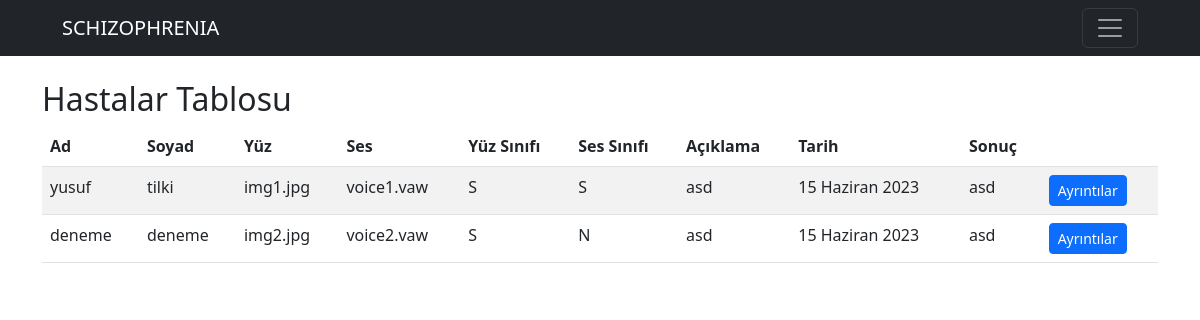
Page /list on the committed database.
### schizophrenia/models.py (models this page shows, shortened)
class Resoults(models.Model):
    name = models.CharField(max_length=50, verbose_name='Ad')
    surname = models.CharField(max_length=50, verbose_name='Soyad')
    faceDir = models.CharField(max_length=50, verbose_name='Yüz resmi dosya konumu')
    voiceDir = models.CharField(max_length=50, verbose_name='ses dosya konumu')
    faceClass = models.CharField(max_length=10, verbose_name='Yüzüne göre sınıfı')
    voiceClass = models.CharField(max_length=10, verbose_name='Sesine göre sınıfı')
    description = models.TextField(verbose_name='Açıklama')
    date = models.DateField(verbose_name='İşlem Tarihi')
    result = models.TextField(verbose_name='Sonuç')

### schizophrenia/views.py (the view)
# urls.py: path('list', views.list, name="list"),
def list(request):
    resoults = Resoults.objects.all()
    context = {
        'resoults': resoults
    }
    return render(request, 'resoults/list.html', context)

### templates/resoults/list.html (shortened to what this page needs)
{% extends 'layout.html' %}
{% block content %}
{% load static %}
<div class="container mt-4">
    <h2>Hastalar Tablosu</h2>
    <table class="table table-striped">
        <thead>
            <tr>
                <th>Ad</th>
                <th>Soyad</th>
                <th>Yüz</th>
                <th>Ses</th>
                <th>Yüz Sınıfı</th>
                <th>Ses Sınıfı</th>
                <th>Açıklama</th>
                <th>Tarih</th>
                <th>Sonuç</th>
                <th></th>
            </tr>
        </thead>
        <tbody>
            {% if resoults %}
                {% for resoult in resoults %}
                    <tr>
                        <td>{{ resoult.name }}</td>
                        <td>{{ resoult.surname }}</td>
                        <td>{{ resoult.faceDir }}</td>
                        <td>{{ resoult.voiceDir }}</td>
                        <td>{{ resoult.faceClass }}</td>
                        <td>{{ resoult.voiceClass }}</td>
                        <td>{{ resoult.description }}</td>
                        <td>{{ resoult.date }}</td>
                        <td>{{ resoult.result }}</td>
                        <td><a href="{% url 'ayrintilar' resoult.id %}" class="btn btn-primary btn-sm">Ayrıntılar</a></td>
                    </tr>
                {% endfor %}
            {% else %}
                <div class="alert alert-warning">
                    <p>
                        Listelenecek Hasta Yok
                    </p>
                </div>
            {% endif %}
        </tbody>
    </table>
</div>
{% endblock %}

### templates/layout.html (shortened to what this page needs)
{% load static %}
<!DOCTYPE html>
<html lang="en">
<head>
    <link href="https://cdn.jsdelivr.net/npm/bootstrap@5.3.0/dist/css/bootstrap.min.css" rel="stylesheet"/>
</head>
<body>
    {% include 'partials/_nav.html' %}
    {% block content %}{% endblock %}
</body>
</html>

### templates/partials/_nav.html (shortened to what this page needs)
<nav class="navbar navbar-dark bg-dark" aria-label="SCHIZOPHRENIA">
    <div class="container-fluid col-md-11 mx-auto">
      <a class="navbar-brand" href="{% url 'index' %}">SCHIZOPHRENIA</a>
      <button class="navbar-toggler" type="button" data-bs-toggle="collapse" data-bs-target="#navbar" aria-controls="navbar" aria-expanded="false" aria-label="Toggle navigation">
        <span class="navbar-toggler-icon"></span>
      </button>
    </div>
</nav>

### rows in the picture
Resoults: name "yusuf", surname "tilki", faceDir "img1.jpg", voiceDir "voice1.vaw", faceClass "S", voiceClass "S", description "asd", date "15 Haziran 2023", result "asd"
Resoults: name "deneme", surname "deneme", faceDir "img2.jpg", voiceDir "voice2.vaw", faceClass "S", voiceClass "N", description "asd", date "15 Haziran 2023", result "asd"
